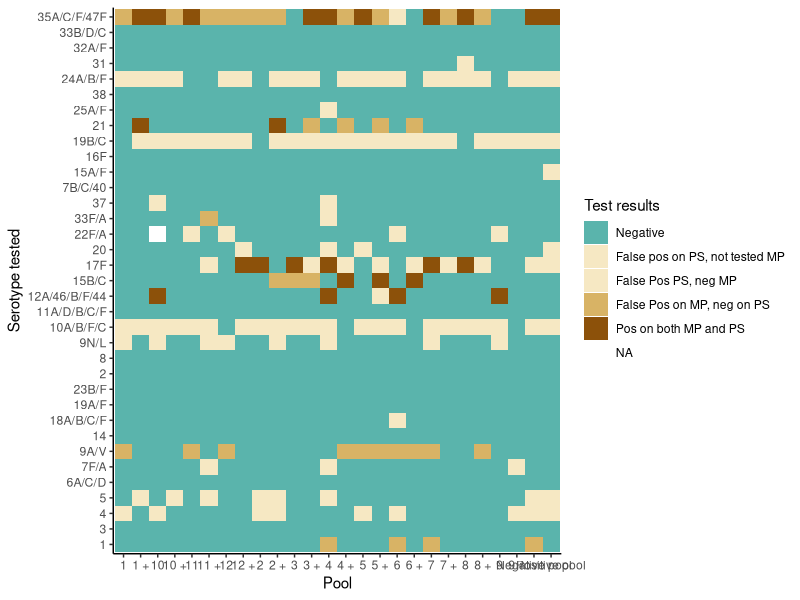
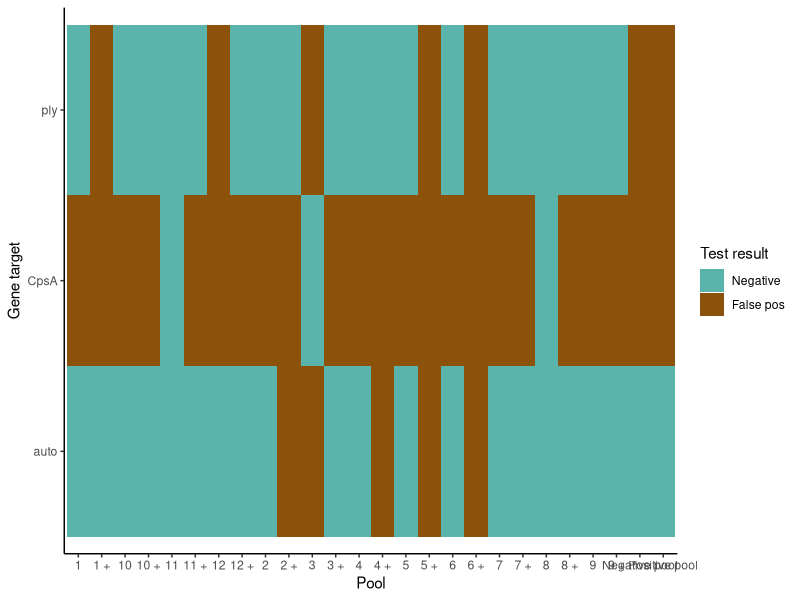

The R source for these figures, in order:
## ---- chunk 1
knitr::opts_chunk$set(echo = TRUE)
library(readxl)
library(reshape2)
library(ggplot2)
library(dplyr)
## ---- chunk 2
a1 <- read_excel('./Data/ps_data.xlsx')

a1.m <- reshape2::melt(a1, id.vars=c('Pool'))

a1.m$value <- factor(a1.m$value, levels=c(0,1,2,3,4))

a1.m <- a1.m[!is.na(a1.m$Pool),]
## ---- chunk 3
p1 <- ggplot(a1.m[!(a1.m$variable %in% c('ply','CpsA','auto')),], aes(Pool, variable, fill= value)) +
  geom_tile() +
  theme_classic()+
  ylab('Serotype tested')+
   scale_discrete_manual('fill', name='Test results',
                     labels=c('Negative',
                              'False pos on PS, not tested MP',
                              'False Pos PS, neg MP ',
                              "False Pos on MP, neg on PS",
                              'Pos on both MP and PS'
                              ),
                     values=c('0'= "#5ab4ac",  
                              '1' ="#f6e8c3", 
                              '2'="#f6e8c3",
                              '3'='#d8b365',
                              '4'='#8c510a'))
p1
## ---- chunk 4

b1 <- a1.m[(a1.m$variable %in% c('ply','CpsA','auto')),]

b1$value <- factor(b1$value, levels=c('0','1'))

p2 <- ggplot(b1, aes(Pool, variable, fill= value)) +
  geom_tile() +
  theme_classic()+
  ylab('Gene target')+
   scale_discrete_manual('fill', name='Test result',
                     labels=c('Negative',
                              'False pos'
                              ),
                     values=c('0'= "#5ab4ac",  
                              '1' ='#8c510a'))
p2
